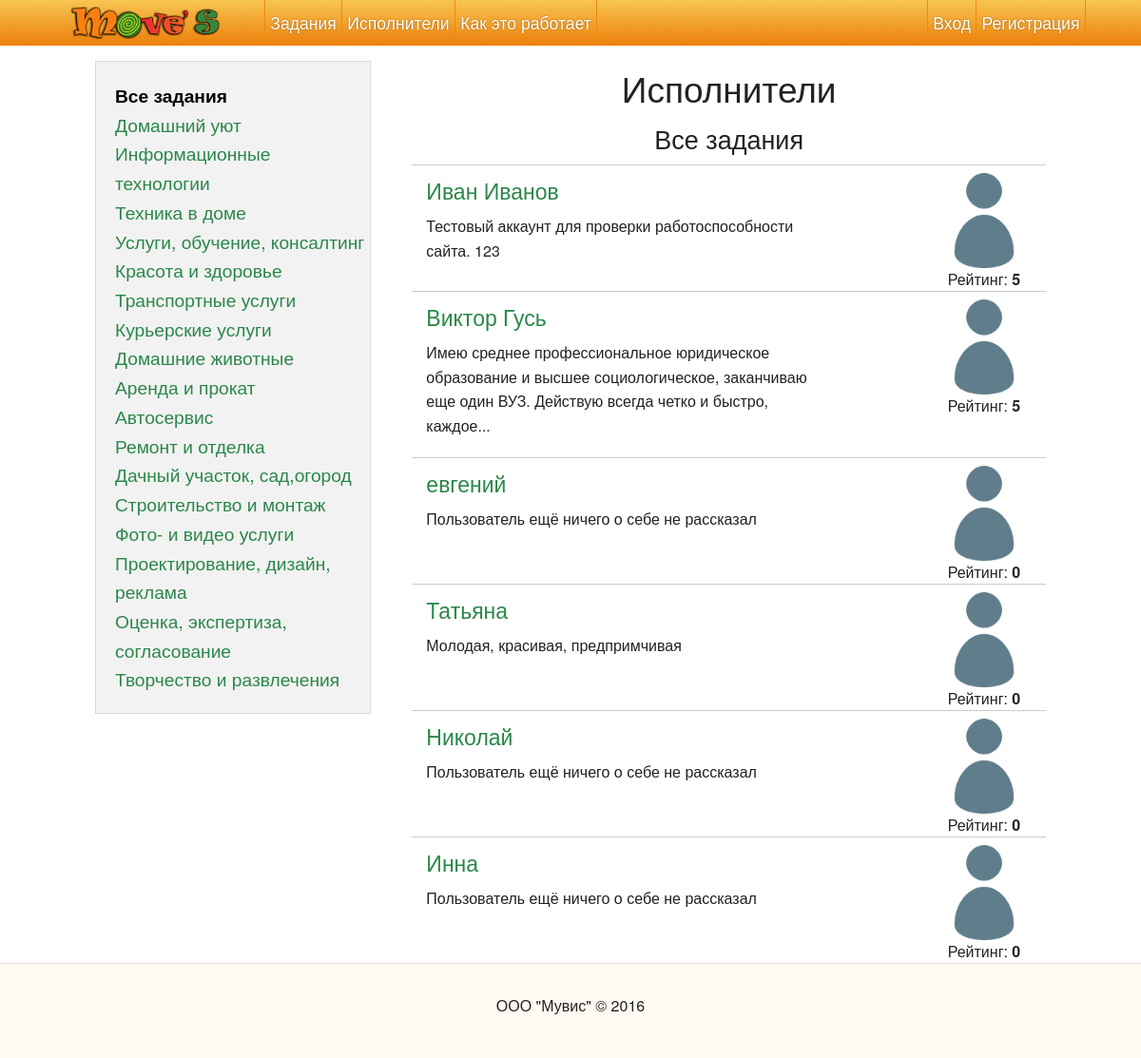
/users/, run on the app's committed database.
### project/modules/category/model.py (models this page shows, shortened)
class Category(Model):
    id = Column(db.Integer, primary_key=True)
    name = Column(db.String(255))
    url_name = Column(db.String(255), unique=True, default=lambda context: urlify(context.current_parameters['name']))
    parent_id = Column(db.Integer, db.ForeignKey('category.id'), default=None)
    parent = relationship('Category', remote_side=[id], backref=db.backref('children', lazy='dynamic'))
    additional_fields = Column(TextPickleType(), default='', nullable=False)
    @property
    def isSubCategory(self):
        return self.parent and self.parent.url_name != 'all'
    @property
    def isSuperCategory(self):
        return self.url_name == 'all' or self.parent == None

### project/modules/user/model.py (models this page shows, shortened)
class User(Model, UserMixin):
    id = Column(db.Integer, primary_key=True)
    full_name = Column(db.String(255), nullable=False)
    registered_at = Column(db.DateTime, default=datetime.datetime.utcnow)
    last_visited_at = Column(db.DateTime, default=None)
    phone = Column(db.String(100))
    email = Column(db.String(100))
    password = Column(db.String(64), nullable=False)
    password_salt = Column(db.String(8), nullable=False)
    city = Column(db.String(255), nullable=False)
    active = Column(db.Boolean, default=True, nullable=False) # Is account activated
    email_confirmed = Column(db.Boolean, default=False, nullable=False) # Is account activated
    phone_confirmed = Column(db.Boolean, default=False, nullable=False) # Is phone confirmed
    doer = Column(db.Boolean, default=False, nullable=False)   # Does a user have doer rights
    task_categories = relationship('Category', secondary=category_to_doer, backref=db.backref('doers', lazy='dynamic'))
    balance = Column(db.Numeric(precision=15, scale=2), default=None)
    avatar_id = Column(db.Integer, db.ForeignKey('upload.id'), nullable=True)
    avatar = relationship('Upload', foreign_keys=[avatar_id], uselist=False)
    rights = Column(db.String(100), nullable=False, default='user')
    roles = db.relationship('Role', secondary=role_to_user, backref=db.backref('users', lazy='dynamic'))
    age = Column(db.Integer)
    about = Column(db.Text(2048), default='')
    deleted = Column(db.Boolean, default=False, nullable=False)
    _rating = Column('rating', db.Float, nullable=False, default=0.0)
    @hybrid_property
    def rating(self):
        return self._rating
    @rating.setter
    def rating(self, value):
        raise Exception('Please, use User.add_rating(rater, value) and User.remove_rating(rating_id) methods')

### project/modules/user/views.py (the view)
@frontend.route('users/', methods=['GET'])
@frontend.route('users/doers/<category_name>/', methods=['GET'])
def user_list(category_name='all'):
    if (category_name == None):
        category_name = 'all'
    category = Category.query.filter_by(url_name = category_name).one()
    if (category_name == 'all'):
        users = User.query.filter_by(doer=True, deleted=False).order_by(User.rating.desc()).all()
    else:
        users = category.doers_query.filter_by(doer=True, deleted=False).order_by(User.rating.desc()).all()
    return render_template('user/list.html', **{
        'users': users,
        'selected_category': category,
        'categories': Category.query.all()
    })

### project/template_globals.py (called while the page is built)
@app.template_filter('oneline')
def oneline(value):
    value = re.sub(r'\r\n|\r|\n', '\n', value)
    return Markup(value.replace('\n', ' '))

@app.context_processor
def inject_globals():
	return {
		'now': datetime.datetime.now(),
		'settings': Constant.query.filter_by(active=True).first(),
		'config': config,
        'user_avatar_link': user_avatar_link
	}

### templates/user/list.html (shortened to what this page needs)
{% extends 'base.html' %}
{% block body %}
	<div class="doers-catalogue row">
		<section class="doers-catalogue__sidebar sidebar panel large-4 columns">
			<ul class="doers-catalogue__menu">
				{% for category in categories %}
					{% if not category.isSubCategory %}
						{% set is_cat_selected = selected_category.id == category.id or (selected_category.parent and selected_category.parent.id == category.id) %}
						<li class="doers-catalogue__menu-item"><a class="doers-catalogue__menu-link {{ 'doers-catalogue__menu-item--selected' if category.id == selected_category.id }}" href="{{ url_for('frontend.user_list', category_name=category.url_name) }}">{{ category.name }}</a></li>
					{% endif %}
				{% endfor %}
			</ul>
		</section>
		<section class="doers-catalogue__list large-8 columns">
		<div class="center-x row">
			<h2>Исполнители</h2>
			<h3>{{ selected_category.name }}</h3>
		</div>
	    {% for user in users %}
			<div class="doer row">
				<div class="large-8 columns">
					<h4 class="doer__name"><a href="{{ url_for('frontend.user_view', id=user.id) }}">{{ user.full_name }}</a></h4>
					<p>{{ user.about|truncate(150) or 'Пользователь ещё ничего о себе не рассказал' }}</p>
				</div>
				<div class="right-align large-4 columns">
					<div class="doer__avatar-wrapper">
						<img class="doer__avatar"  src="/static/assets/img/no_avatar.png">
						<span class="doer__rating">{{ 'Рейтинг: <b>%.2g</b>'|safe % user.rating }}</span>
					</div>
				</div>
			</div>
		{% endfor %}
		</section>
	</div>
{% endblock body %}

### data on the page
Category: name "Все задания"
Category: name "Домашний уют"
Category: name "Информационные технологии"
Category: name "Техника в доме"
Category: name "Услуги, обучение, консалтинг"
Category: name "Красота и здоровье"
Category: name "Транспортные услуги"
Category: name "Курьерские услуги"
Category: name "Домашние животные"
Category: name "Аренда и прокат"
Category: name "Автосервис"
Category: name "Ремонт и отделка"
Category: name "Дачный участок, сад,огород"
Category: name "Строительство и монтаж"
Category: name "Фото- и видео услуги"
Category: name "Проектирование, дизайн, реклама"
Category: name "Оценка, экспертиза, согласование"
Category: name "Творчество и развлечения"
User: full_name "Иван Иванов", about "Тестовый аккаунт для проверки работоспособности сайта. 123", rating "Рейтинг: 5"
User: full_name "Виктор Гусь", about "Имею среднее профессиональное юридическое образование и высшее социологическое, заканчиваю еще один ВУЗ. Действую всегда четко и быстро, каждое...", rating "Рейтинг: 5"
User: full_name "евгений", about "Пользователь ещё ничего о себе не рассказал", rating "Рейтинг: 0"
User: full_name "Татьяна", about "Молодая, красивая, предпримчивая", rating "Рейтинг: 0"
User: full_name "Николай", about "Пользователь ещё ничего о себе не рассказал", rating "Рейтинг: 0"
User: full_name "Инна", about "Пользователь ещё ничего о себе не рассказал", rating "Рейтинг: 0"
